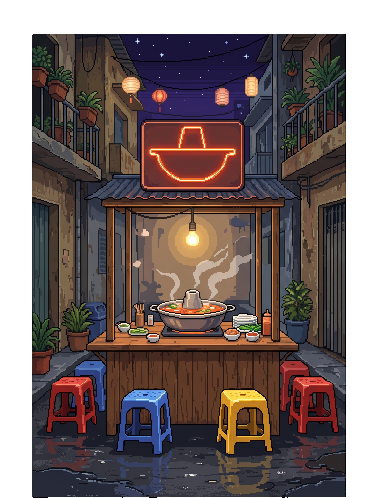
#> input picture assets/scene_alley_night.png, 378 x 498 px; its folder holds only this picture in this run
$ python quyet-anh-rong.py
#> lines starting #> are read from the running program, lines starting #| are printed output that depends on the picture; after the words box and inside, x2 and y2 are one past the last pixel; in counts of white or black regions, pixels touching at a corner belong together
#!/usr/bin/env python3
"""Quét toàn kho ảnh: tìm tệp RỖNG / gần như rỗng (ảnh tồn tại nhưng không có hình).
Vì hàng rào cũ chỉ kiểm 'tệp có tồn tại', ảnh vẽ hỏng mà vẫn có tệp sẽ lọt."""
import os, glob
from PIL import Image
import numpy as np

ROOT = os.path.expanduser("~/projects/laudem-tien/assets")
rows = []
for p in sorted(glob.glob(ROOT + "/**/*.png", recursive=True)):
    rel = os.path.relpath(p, ROOT)
    if rel.startswith("icon/"):
        continue
    im = Image.open(p).convert("RGBA")
#> im is the input picture: PIL image 378x498 RGBA; mean R, G, B, A 61.6, 48.4, 47.3, 197
    a = np.array(im)[..., 3]
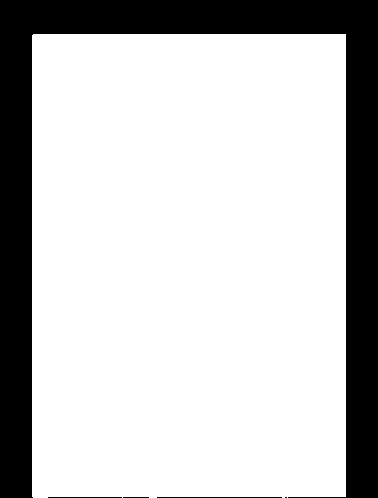
#> a: shape (498, 378); 77.2% white; 5 black regions (1 under 20 px), largest, box (x1, y1, x2, y2) and area: (0, 0, 378, 498) 42608, (157, 497, 282, 498) 125, (48, 497, 122, 498) 74, (123, 497, 149, 498) 26
    cov = float((a > 8).mean())
#> cov = 0.772
    ys, xs = np.where(a > 8)
    bbox = (xs.max() - xs.min() + 1, ys.max() - ys.min() + 1) if len(xs) else (0, 0)
#> bbox = (314, 464)
    rows.append((rel, im.size, round(cov * 100, 2), bbox, os.path.getsize(p)))

rong = [r for r in rows if r[2] < 1.0]
#> rong = []
print(f"tổng {len(rows)} tệp ảnh (không tính icon/)")
#| tổng 1 tệp ảnh (không tính icon/)
print(f"nghi RỖNG (dưới 1% có hình): {len(rong)}")
#| nghi RỖNG (dưới 1% có hình): 0
for rel, size, cov, bbox, b in rong:
    print(f"   {rel:44s} {size} phủ {cov}%  bbox {bbox}  {b} byte")
#> this loop made 0 passes
nho = [r for r in rows if 1.0 <= r[2] < 3.0]
#> nho = []
print(f"nghi quá nhỏ (1–3%): {len(nho)}")
#| nghi quá nhỏ (1–3%): 0
for rel, size, cov, bbox, b in nho[:10]:
    print(f"   {rel:44s} {size} phủ {cov}%  bbox {bbox}")
